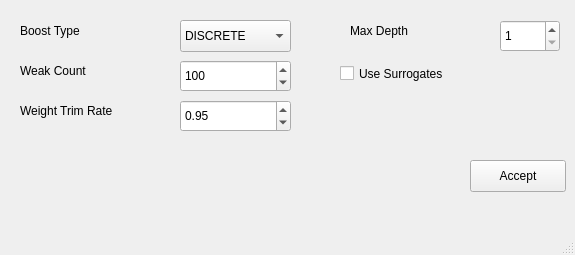
<?xml version="1.0" encoding="UTF-8"?>
<ui version="4.0">
 <class>Conf_Boosting</class>
 <widget class="QMainWindow" name="Conf_Boosting">
  <property name="geometry">
   <rect>
    <x>0</x>
    <y>0</y>
    <width>575</width>
    <height>255</height>
   </rect>
  </property>
  <property name="minimumSize">
   <size>
    <width>575</width>
    <height>255</height>
   </size>
  </property>
  <property name="windowTitle">
   <string>Configuración Boosting</string>
  </property>
  <widget class="QWidget" name="centralwidget">
   <widget class="QLabel" name="label">
    <property name="geometry">
     <rect>
      <x>20</x>
      <y>20</y>
      <width>91</width>
      <height>22</height>
     </rect>
    </property>
    <property name="text">
     <string>Boost Type</string>
    </property>
   </widget>
   <widget class="QLabel" name="label_2">
    <property name="geometry">
     <rect>
      <x>20</x>
      <y>60</y>
      <width>91</width>
      <height>22</height>
     </rect>
    </property>
    <property name="text">
     <string>Weak Count</string>
    </property>
   </widget>
   <widget class="QLabel" name="label_3">
    <property name="geometry">
     <rect>
      <x>20</x>
      <y>100</y>
      <width>141</width>
      <height>22</height>
     </rect>
    </property>
    <property name="text">
     <string>Weight Trim Rate</string>
    </property>
   </widget>
   <widget class="QLabel" name="label_4">
    <property name="geometry">
     <rect>
      <x>350</x>
      <y>20</y>
      <width>91</width>
      <height>22</height>
     </rect>
    </property>
    <property name="text">
     <string>Max Depth</string>
    </property>
   </widget>
   <widget class="QCheckBox" name="use_surrogates">
    <property name="geometry">
     <rect>
      <x>340</x>
      <y>60</y>
      <width>141</width>
      <height>27</height>
     </rect>
    </property>
    <property name="text">
     <string>Use Surrogates</string>
    </property>
   </widget>
   <widget class="QComboBox" name="boost_type">
    <property name="geometry">
     <rect>
      <x>180</x>
      <y>20</y>
      <width>111</width>
      <height>32</height>
     </rect>
    </property>
    <item>
     <property name="text">
      <string>DISCRETE</string>
     </property>
    </item>
    <item>
     <property name="text">
      <string>REAL</string>
     </property>
    </item>
    <item>
     <property name="text">
      <string>LOGIT</string>
     </property>
    </item>
    <item>
     <property name="text">
      <string>GENTLE</string>
     </property>
    </item>
   </widget>
   <widget class="QSpinBox" name="weak_count">
    <property name="geometry">
     <rect>
      <x>180</x>
      <y>60</y>
      <width>111</width>
      <height>32</height>
     </rect>
    </property>
    <property name="minimum">
     <number>1</number>
    </property>
    <property name="maximum">
     <number>999999</number>
    </property>
    <property name="value">
     <number>100</number>
    </property>
   </widget>
   <widget class="QDoubleSpinBox" name="weight_trim_rate">
    <property name="geometry">
     <rect>
      <x>180</x>
      <y>100</y>
      <width>111</width>
      <height>32</height>
     </rect>
    </property>
    <property name="maximum">
     <double>999999.000000000000000</double>
    </property>
    <property name="singleStep">
     <double>0.050000000000000</double>
    </property>
    <property name="value">
     <double>0.950000000000000</double>
    </property>
   </widget>
   <widget class="QSpinBox" name="max_depth">
    <property name="geometry">
     <rect>
      <x>500</x>
      <y>20</y>
      <width>60</width>
      <height>32</height>
     </rect>
    </property>
    <property name="minimum">
     <number>1</number>
    </property>
    <property name="maximum">
     <number>999999</number>
    </property>
   </widget>
   <widget class="QPushButton" name="pushButton">
    <property name="geometry">
     <rect>
      <x>470</x>
      <y>160</y>
      <width>96</width>
      <height>32</height>
     </rect>
    </property>
    <property name="text">
     <string>Accept</string>
    </property>
   </widget>
  </widget>
  <widget class="QMenuBar" name="menubar">
   <property name="geometry">
    <rect>
     <x>0</x>
     <y>0</y>
     <width>575</width>
     <height>25</height>
    </rect>
   </property>
  </widget>
  <widget class="QStatusBar" name="statusbar"/>
 </widget>
 <resources/>
 <connections/>
</ui>
